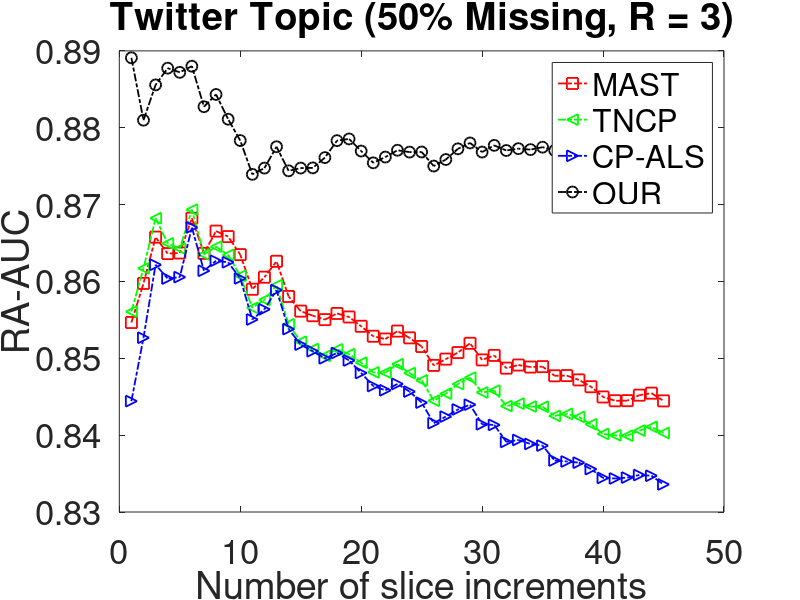

Source code (MATLAB):
clear all;
close all;

df = load('r3.mat');
% mast mis90
mast = df.mis_50_r3(:,1);
% tncp mis90
tncp = df.mis_50_r3(:,2);
% als mis90
als = df.mis_50_r3(:,3);
% our-v-3 mis90
our= df.mis_50_r3(:,4);

nrank = [1:1:45];

figure (1);
hold on;
box on;
%change color
plot(nrank, mast,  'rs-.','LineWidth',1.3, 'MarkerSize',8);
plot(nrank, tncp, 'g<-.','LineWidth',1.3, 'MarkerSize',8);
plot(nrank, als, 'b>-.','LineWidth',1.3, 'MarkerSize',8);
plot(nrank, our, 'ko-.', 'LineWidth',1.3, 'MarkerSize',8);

legend('MAST','TNCP','CP-ALS','OUR');
%lgd = legend('Ours-Win-1','Ours-Win-2','Ours-Win-3', 'GP-PTF');
%lgd.FontSize = 25;
ylabel('RA-AUC', 'FontSize',25);
xlabel('Number of slice increments','FontSize',25);

title('Twitter Topic (50% Missing, R = 3)','FontSize',25)

% set(gca,'XTick',10:10:100, 'FontSize',25);
set(gca, 'FontSize',25);
 %set(gca,'YTick',[0.55, 0.65, 0.75, 0.85], 'FontSize',25);
 set(gca,'FontSize',25);

